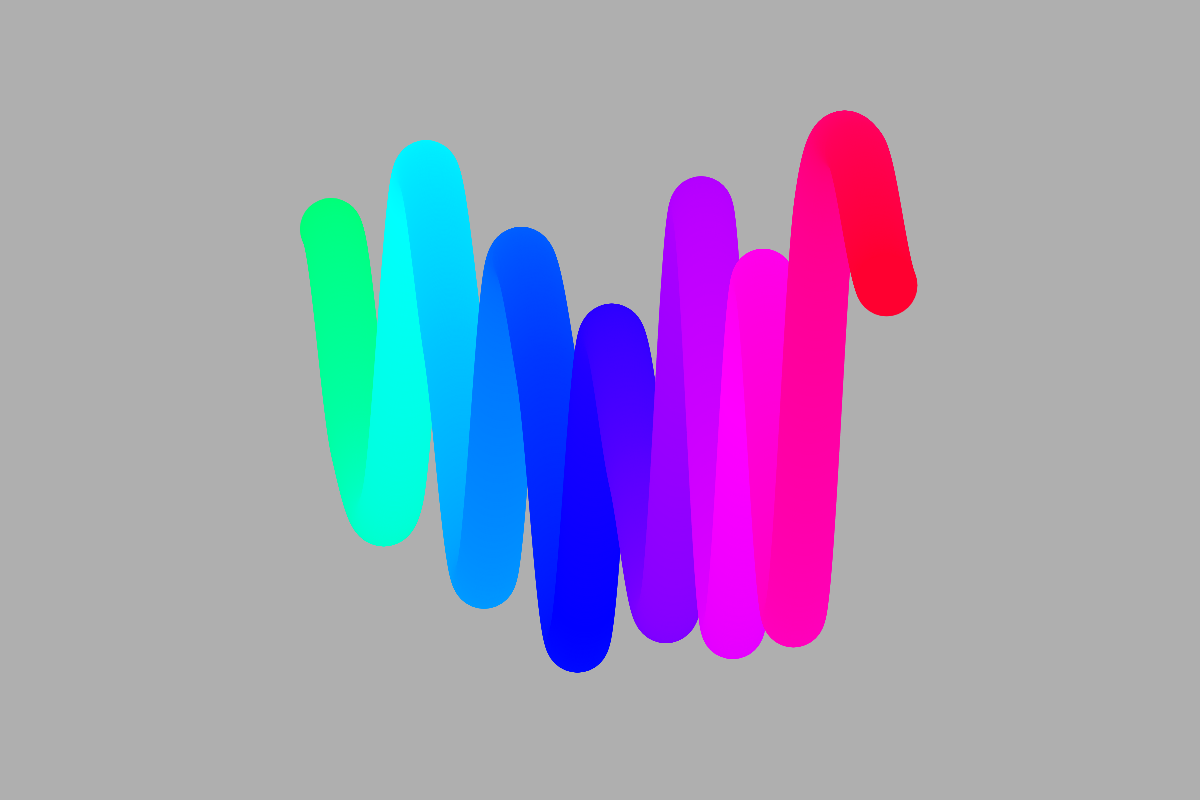
Frame 1 (no input)
Frame 60 (no input): identical to frame 1, image omitted
Frame 120 (the mouse pressed at the canvas centre since frame 60): identical to frame 1, image omitted

The p5.js sketch that drew this single still picture (run headless with seeded random() and noise() and a simulated clock; from frame 60 on, the mouse is pressed at the canvas centre):

// p5.js sketch
// ── sketch.js
// original sketch from Snowfro: https://artblocks.io/project/0
// repo: https://github.com/snowfro/squiggle/blob/master/squiggle.js

let tokenData = {"hashes":["0x722899b10c66da3b72fb60a8e71df442ee1c004547ba2227d76bed357469b4ea"],"tokenId":"0"}
let numHashes = tokenData.hashes.length;
let hashPairs = [];
for (let i = 0; i < numHashes; i++) {
     for (let j = 0; j < 32; j++) {
          hashPairs.push(tokenData.hashes[i].slice(2 + (j * 2), 4 + (j * 2)));
     }
}
console.log(hashPairs);
let decPairs = hashPairs.map(x => {
     return parseInt(x, 16);
});

console.log(decPairs);
let seed = parseInt(tokenData.hashes[0].slice(0, 16), 16);
let color;
let backgroundIndex = 3;
let backgroundArray = [255, 225, 200, 175, 150, 125, 100, 75, 50, 25, 0, 25, 50, 75, 100, 125, 150, 175, 200, 225];
let index = 0;
let ht;
let wt = 2;
let speed = 1;
let segments;
let amp = 1;
let direction = 1;
let loops = false;
let startColor = decPairs[29];
let reverse = decPairs[30] < 128;
let slinky = decPairs[31] < 35;
let pipe = decPairs[22] < 32;
let bold = decPairs[23] < 15;
let segmented = decPairs[24] < 30;
let fuzzy = pipe && !slinky;


function setup() {
     let portrait = windowWidth < windowHeight;
     createCanvas(windowWidth > windowHeight * 3 / 2 ? windowHeight * 3 / 2 : windowWidth, windowWidth > windowHeight * 3 / 2 ? windowHeight : windowWidth * 2 / 3);
     var el = document.getElementsByTagName("canvas")[0];
     el.addEventListener("touchstart", mouseClicked, false);
     colorMode(HSB, 255);
     segments = map(decPairs[26], 0, 255, 12, 20);
     ht = map(decPairs[27], 0, 255, 3, 4);
     spread = decPairs[28] < 3 ? 0.5 : map(decPairs[28], 0, 255, 5, 50);
}

function draw() {
     color = 0;
     background(backgroundArray[backgroundIndex]);
     let div = Math.floor(map(Math.round(decPairs[24]), 0, 230, 3, 20));
     let steps = slinky ? 50 : fuzzy ? 1000 : 200;
     translate((width / 2) - (width / wt / 2), height / 2);
     for (let j = 0; j < segments - 2; j++) {
          for (let i = 0; i <= steps; i++) {
               let t = i / steps;
               let x = curvePoint(width / segments / wt * j, width / segments / wt * (j + 1), width / segments / wt * (j + 2), width / segments / wt * (j + 3), t);
               let y = curvePoint(map(decPairs[j], 0, 255, -height / ht, height / ht) * amp, map(decPairs[j + 1], 0, 255, -height / ht, height / ht) * amp, map(decPairs[j + 2], 0, 255, -height / ht, height / ht) * amp, map(decPairs[j + 3], 0, 255, -height / ht, height / ht) * amp, t);
               let hue = reverse ? 255 - (((color / spread) + startColor + index) % 255) : (((color / spread) + startColor) + index) % 255;

               if (fuzzy){
                 noStroke();
                 fill(hue,255,255,20);
                 let fuzzX = x+map(rnd(),0,1,0,height/10);
                 let fuzzY = y+map(rnd(),0,1,0,height/10);
                 if (dist(x,y,fuzzX,fuzzY)<height/11.5){
                   circle(fuzzX,fuzzY,map(rnd(),0,1,height/160,height/16));
                 }
               } else {
                    if (slinky && pipe) {
                         if (i == 0 || i == steps - 1) {
                              fill(0);
                         } else {
                              noFill();
                         }
                         stroke(0);
                         circle(x, y, (height / 7))
                    }

                    if (slinky) {
                         if (i == 0 || i == steps - 1) {
                              fill(hue, 255, 255);
                         } else {
                              noFill();
                         }
                         stroke(hue, 255, 255);
                    } else {
                         noStroke();
                         fill(hue, 255, 255);
                    }

                    circle(x, y, bold && !slinky ? height / 5 : height / 13);

                    if (segmented && !slinky && !bold) {
                         if (i % div === 0 || i == 0 || i == steps - 1) {
                              noStroke();
                              fill(decPairs[25]);
                              circle(x, y, height / 12);
                         }
                    }
               }
               color++;
          }
          seed = parseInt(tokenData.hashes[0].slice(0, 16), 16);
     }


     loops === true ? index = index + speed : index = index;
     if (keyIsDown(UP_ARROW)) {
          if (keyIsDown(SHIFT)) {
               if (speed < 20) {
                    speed++;
               } else {
                    speed = 20;
               }
          } else {
               if (speed < 20) {
                    speed = speed + 0.1;
               } else {
                    speed = 20;
               }
          }
     } else if (keyIsDown(DOWN_ARROW)) {
          if (keyIsDown(SHIFT)) {
               if (speed > 1) {
                    speed--;
               } else {
                    speed = 0.1;
               }
          } else {
               if (speed > 0.1) {
                    speed = speed - 0.1;
               } else {
                    speed = 0.1;
               }
          }
     }

}

function keyPressed() {
     if (keyCode === 32) { // space
          if (backgroundIndex < backgroundArray.length - 1) {
               backgroundIndex++;
          } else {
               backgroundIndex = 0;
          }
     }
}

function mouseClicked() {
     if (loops === false) {
          loops = true;
     } else {
          loops = false;
     }
}

function rnd() {


     seed ^= seed << 13;

     seed ^= seed >> 17;

     seed ^= seed << 5;

     return (((seed < 0) ? ~seed + 1 : seed) % 1000) / 1000;
}
